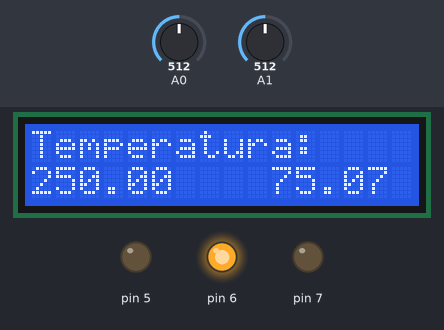
A sketch run on a simulated Arduino Uno, built with avr-gcc and run on an emulated ATmega328P. On the bench: 16×2 character LCD, output pins drawn as LEDs (lit = HIGH). The test bench sets the inputs (shaded band); at power-on: A0 = 512, A1 = 512. What the sketch prints to the serial monitor is not drawn.

Above: at 2.2 s.
2.3 s: A0 set to 165
At 4.0 s:
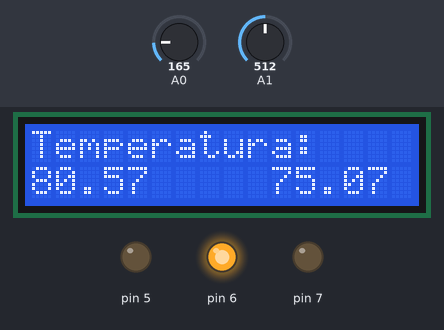
4.6 s: A0 set to 145
At 6.4 s:
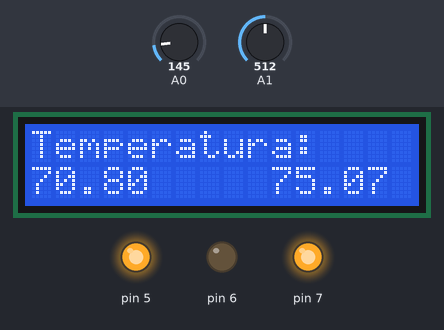
6.7 s: A1 set to 716
At 8.1 s:
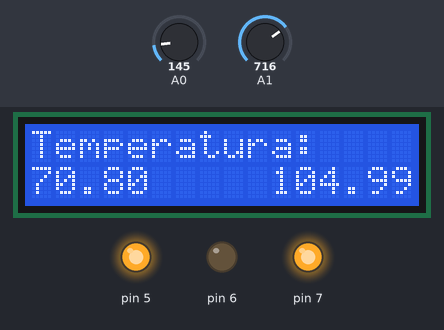
8.7 s: A1 set to 900
At 10.5 s:
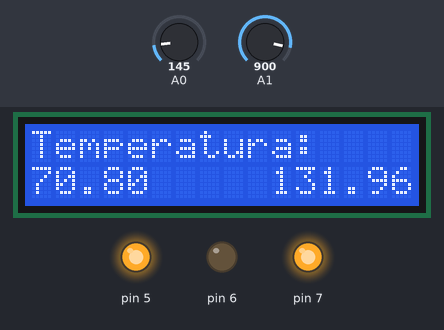
10.8 s: A0 set to 122
At 12.3 s:
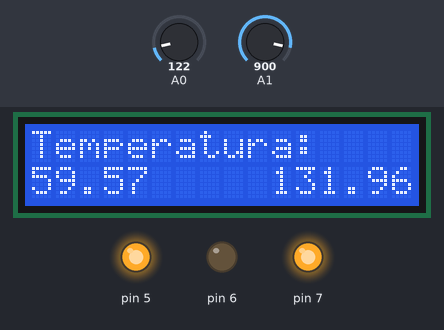
12.9 s: A1 set to 1023
At 13.8 s:
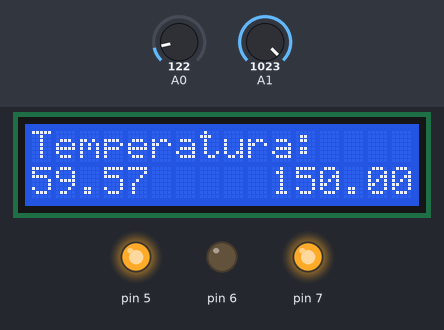
Timing chart, 0 to 15.9 s (numbered marks = the images above; inputs shaded):
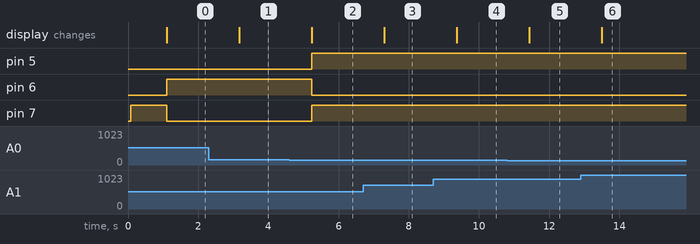

Measured:
- the behaviour switches between 154 and 153 on A0 (found by bisection; images 1 and 2)
- after the input at 2.3 s, the display: changes after 0.87 s (image 1)
- after the input at 4.6 s, pin 5, pin 7: LOW → HIGH after 0.63 s; pin 6: HIGH → LOW after 0.63 s; the display: changes after 0.63 s (image 2)
- after the input at 6.7 s, the display: changes after 0.60 s (image 3)
- after the input at 8.7 s, the display: changes after 0.66 s (image 4)
- after the input at 10.8 s, the display: changes after 0.63 s (image 5)
- after the input at 12.9 s, the display: changes after 0.59 s (image 6)

The sketch:

trabajo_arduino_proyecto2_final2022noviembrenuevo25.ino
```cpp
#include <Wire.h>
#include <LiquidCrystal_I2C.h>

LiquidCrystal_I2C lcd_i2c(0x27,16,2);  //

void setup() {
  // Inicializar el LCD
  Serial.begin(9600);
  lcd_i2c.init();
  lcd_i2c.print("Temperatura:");
  lcd_i2c.backlight();
  pinMode(6,OUTPUT);
  pinMode(7,OUTPUT);
  pinMode(5, OUTPUT);

  digitalWrite(7,HIGH);
  Serial.println("Cocina Encendida");
  delay(1000);
}

void loop() {
  float tset = analogRead(A1)*150.0/1023;
  //**********************************
  int  LecturaSensor=analogRead(A0);
  Serial.println(LecturaSensor);

  float Temperatura=(5.0 * LecturaSensor * 100.0)/1024.0;

  Serial.print("Temperatura:");
  Serial.print(Temperatura);
  Serial.println(" C");
  //**************************************
  lcd_i2c.setCursor(0, 1);
  lcd_i2c.print("                   ");
  lcd_i2c.setCursor(0, 1);
  lcd_i2c.print( Temperatura );
  lcd_i2c.setCursor(10, 1);
  lcd_i2c.print( tset );

  if(Temperatura<tset){
     Serial.println("Cocina Encendida");
     digitalWrite(7,HIGH);
     digitalWrite(6,LOW);
     digitalWrite(5, HIGH);
  }else{
     Serial.println("Cocina Apagada");
     digitalWrite(5,LOW);
     digitalWrite(7,LOW);
     digitalWrite(6,HIGH);
  }


  Serial.println( Temperatura );
  delay( 1000 );
}
```
